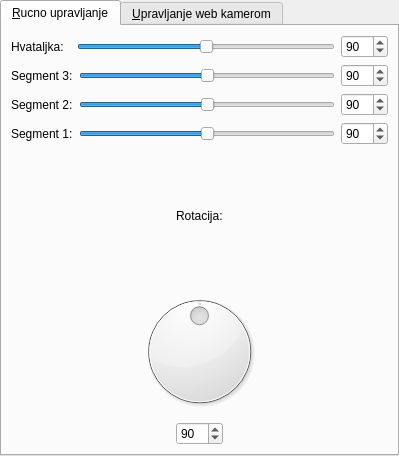
<?xml version="1.0" encoding="UTF-8"?>
<ui version="4.0">
 <class>CentralWidget</class>
 <widget class="QTabWidget" name="CentralWidget">
  <property name="geometry">
   <rect>
    <x>0</x>
    <y>0</y>
    <width>399</width>
    <height>456</height>
   </rect>
  </property>
  <property name="windowTitle">
   <string>TabWidget</string>
  </property>
  <property name="currentIndex">
   <number>0</number>
  </property>
  <widget class="QWidget" name="tab1">
   <attribute name="title">
    <string>&amp;Rucno upravljanje</string>
   </attribute>
   <layout class="QVBoxLayout" name="verticalLayout_2">
    <item>
     <layout class="QHBoxLayout" name="horizontalLayout_4">
      <item>
       <widget class="QLabel" name="label">
        <property name="text">
         <string>Hvataljka:  </string>
        </property>
       </widget>
      </item>
      <item>
       <widget class="QSlider" name="hsHvat">
        <property name="maximum">
         <number>180</number>
        </property>
        <property name="value">
         <number>90</number>
        </property>
        <property name="orientation">
         <enum>Qt::Horizontal</enum>
        </property>
       </widget>
      </item>
      <item>
       <widget class="QSpinBox" name="sbHvat">
        <property name="maximum">
         <number>180</number>
        </property>
        <property name="value">
         <number>90</number>
        </property>
       </widget>
      </item>
     </layout>
    </item>
    <item>
     <layout class="QHBoxLayout" name="horizontalLayout">
      <item>
       <widget class="QLabel" name="label_4">
        <property name="text">
         <string>Segment 3:</string>
        </property>
       </widget>
      </item>
      <item>
       <widget class="QSlider" name="hsSeg3">
        <property name="maximum">
         <number>180</number>
        </property>
        <property name="value">
         <number>90</number>
        </property>
        <property name="orientation">
         <enum>Qt::Horizontal</enum>
        </property>
       </widget>
      </item>
      <item>
       <widget class="QSpinBox" name="sbSeg3">
        <property name="maximum">
         <number>180</number>
        </property>
        <property name="value">
         <number>90</number>
        </property>
       </widget>
      </item>
     </layout>
    </item>
    <item>
     <layout class="QHBoxLayout" name="horizontalLayout_2">
      <item>
       <widget class="QLabel" name="label_3">
        <property name="text">
         <string>Segment 2:</string>
        </property>
       </widget>
      </item>
      <item>
       <widget class="QSlider" name="hsSeg2">
        <property name="maximum">
         <number>180</number>
        </property>
        <property name="value">
         <number>90</number>
        </property>
        <property name="orientation">
         <enum>Qt::Horizontal</enum>
        </property>
       </widget>
      </item>
      <item>
       <widget class="QSpinBox" name="sbSeg2">
        <property name="maximum">
         <number>180</number>
        </property>
        <property name="value">
         <number>90</number>
        </property>
       </widget>
      </item>
     </layout>
    </item>
    <item>
     <layout class="QHBoxLayout" name="horizontalLayout_3">
      <item>
       <widget class="QLabel" name="label_2">
        <property name="text">
         <string>Segment 1:</string>
        </property>
       </widget>
      </item>
      <item>
       <widget class="QSlider" name="hsSeg1">
        <property name="maximum">
         <number>180</number>
        </property>
        <property name="value">
         <number>90</number>
        </property>
        <property name="orientation">
         <enum>Qt::Horizontal</enum>
        </property>
       </widget>
      </item>
      <item>
       <widget class="QSpinBox" name="sbSeg1">
        <property name="maximum">
         <number>180</number>
        </property>
        <property name="value">
         <number>90</number>
        </property>
       </widget>
      </item>
     </layout>
    </item>
    <item>
     <layout class="QVBoxLayout" name="verticalLayout">
      <item>
       <layout class="QHBoxLayout" name="horizontalLayout_6">
        <item>
         <spacer name="horizontalSpacer_3">
          <property name="orientation">
           <enum>Qt::Horizontal</enum>
          </property>
          <property name="sizeHint" stdset="0">
           <size>
            <width>40</width>
            <height>20</height>
           </size>
          </property>
         </spacer>
        </item>
        <item>
         <widget class="QLabel" name="label_5">
          <property name="text">
           <string>Rotacija:</string>
          </property>
         </widget>
        </item>
        <item>
         <spacer name="horizontalSpacer_4">
          <property name="orientation">
           <enum>Qt::Horizontal</enum>
          </property>
          <property name="sizeHint" stdset="0">
           <size>
            <width>40</width>
            <height>20</height>
           </size>
          </property>
         </spacer>
        </item>
       </layout>
      </item>
      <item>
       <widget class="QDial" name="dialRot">
        <property name="maximum">
         <number>180</number>
        </property>
        <property name="value">
         <number>90</number>
        </property>
       </widget>
      </item>
      <item>
       <layout class="QHBoxLayout" name="horizontalLayout_5">
        <item>
         <spacer name="horizontalSpacer">
          <property name="orientation">
           <enum>Qt::Horizontal</enum>
          </property>
          <property name="sizeHint" stdset="0">
           <size>
            <width>40</width>
            <height>20</height>
           </size>
          </property>
         </spacer>
        </item>
        <item>
         <widget class="QSpinBox" name="sbRot">
          <property name="maximum">
           <number>180</number>
          </property>
          <property name="value">
           <number>90</number>
          </property>
         </widget>
        </item>
        <item>
         <spacer name="horizontalSpacer_2">
          <property name="orientation">
           <enum>Qt::Horizontal</enum>
          </property>
          <property name="sizeHint" stdset="0">
           <size>
            <width>40</width>
            <height>20</height>
           </size>
          </property>
         </spacer>
        </item>
       </layout>
      </item>
     </layout>
    </item>
   </layout>
  </widget>
  <widget class="QWidget" name="tab2">
   <attribute name="title">
    <string>&amp;Upravljanje web kamerom</string>
   </attribute>
   <layout class="QVBoxLayout" name="verticalLayout_3">
    <item>
     <layout class="QGridLayout" name="gridLayout">
      <item row="0" column="0">
       <widget class="QLabel" name="label_6">
        <property name="text">
         <string>Hule Low:</string>
        </property>
       </widget>
      </item>
      <item row="1" column="0">
       <widget class="QLabel" name="label_7">
        <property name="text">
         <string>Hule High:</string>
        </property>
       </widget>
      </item>
      <item row="1" column="1">
       <widget class="QSlider" name="hsHL">
        <property name="orientation">
         <enum>Qt::Horizontal</enum>
        </property>
       </widget>
      </item>
      <item row="2" column="0">
       <widget class="QLabel" name="label_9">
        <property name="text">
         <string>Saturation Low:</string>
        </property>
       </widget>
      </item>
      <item row="4" column="1">
       <widget class="QSlider" name="hsVL">
        <property name="orientation">
         <enum>Qt::Horizontal</enum>
        </property>
       </widget>
      </item>
      <item row="5" column="1">
       <widget class="QSlider" name="HSVH">
        <property name="orientation">
         <enum>Qt::Horizontal</enum>
        </property>
       </widget>
      </item>
      <item row="0" column="1">
       <widget class="QSlider" name="hsHH">
        <property name="orientation">
         <enum>Qt::Horizontal</enum>
        </property>
       </widget>
      </item>
      <item row="2" column="1">
       <widget class="QSlider" name="hsSL">
        <property name="orientation">
         <enum>Qt::Horizontal</enum>
        </property>
       </widget>
      </item>
      <item row="3" column="0">
       <widget class="QLabel" name="label_8">
        <property name="text">
         <string>Saturation High:</string>
        </property>
       </widget>
      </item>
      <item row="3" column="1">
       <widget class="QSlider" name="shSH">
        <property name="orientation">
         <enum>Qt::Horizontal</enum>
        </property>
       </widget>
      </item>
      <item row="4" column="0">
       <widget class="QLabel" name="label_11">
        <property name="text">
         <string>Value Low:</string>
        </property>
       </widget>
      </item>
      <item row="5" column="0">
       <widget class="QLabel" name="label_10">
        <property name="text">
         <string>Value High:</string>
        </property>
       </widget>
      </item>
     </layout>
    </item>
    <item>
     <layout class="QHBoxLayout" name="horizontalLayout_7">
      <item>
       <widget class="QLabel" name="imgOriginal">
        <property name="text">
         <string/>
        </property>
        <property name="scaledContents">
         <bool>false</bool>
        </property>
       </widget>
      </item>
      <item>
       <widget class="QLabel" name="imgFilter">
        <property name="text">
         <string/>
        </property>
        <property name="scaledContents">
         <bool>false</bool>
        </property>
       </widget>
      </item>
     </layout>
    </item>
   </layout>
  </widget>
 </widget>
 <resources/>
 <connections/>
</ui>
